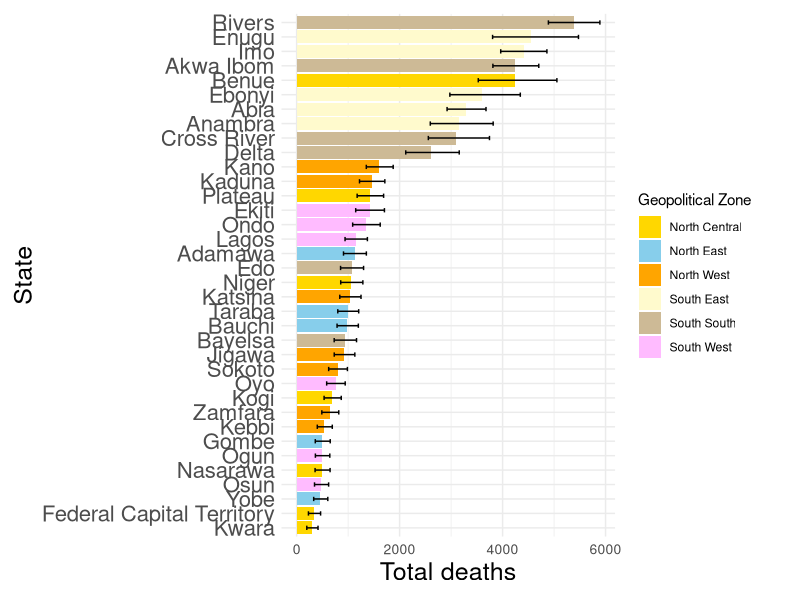
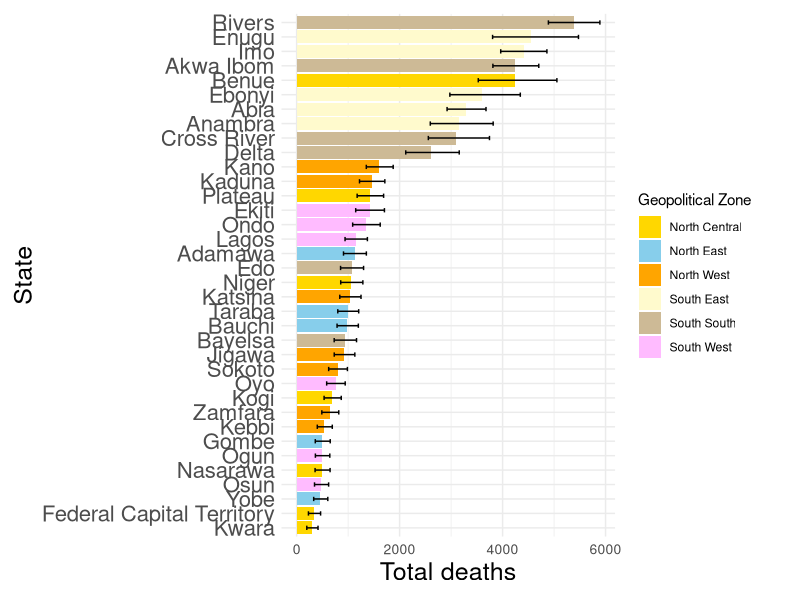

Write R code to recreate these figures, in order.
library(dplyr)
library(ggplot2)

# Read data
Total_deaths <- read.csv("output/Total_deaths.csv")

# Geopolitical zones lookup table
zones <- data.frame(
  state = c(
    "Benue","Kogi","Kwara","Nasarawa","Niger","Plateau","Federal Capital Territory",
    "Adamawa","Bauchi","Borno","Gombe","Taraba","Yobe",
    "Jigawa","Kaduna","Kano","Katsina","Kebbi","Sokoto","Zamfara",
    "Abia","Anambra","Ebonyi","Enugu","Imo",
    "Akwa Ibom","Bayelsa","Cross River","Delta","Edo","Rivers",
    "Ekiti","Lagos","Ogun","Ondo","Osun","Oyo"
    ),
  Zone = c(
    rep("North Central", 7),
    rep("North East", 6),
    rep("North West", 7),
    rep("South East", 5),
    rep("South South", 6),
    rep("South West", 6)
  )
)

# Merge zones into Total_deaths
Total_deaths <- left_join(Total_deaths, zones, by = "state")

# Order by median deaths
Total_deaths <- Total_deaths %>%
arrange(total_Median)

# Zone colours

zone_cols <- c(
  "North Central" = "gold",
  "North East" = "skyblue",
  "North West" = "orange",
  "South East" = "lemonchiffon",
  "South South" = "wheat3",
  "South West" = "plum1"
)

# Plot
p <- ggplot(
  Total_deaths,
  aes(
    x = reorder(state, total_Median),
    y = total_Median,
    fill = Zone
  )
) +
geom_col() +
geom_errorbar(
  aes(ymin = total_LL, ymax = total_UL),
  width = 0.3,
  colour = "black"
) +
coord_flip() +
scale_fill_manual(values = zone_cols) +
labs(
  x = "State",
  y = "Total deaths",
  fill = "Geopolitical Zone"
) +
theme_minimal() +
theme(
  plot.margin = margin(10, 30, 10, 10),
  axis.text.y = element_text(size = 16),
  axis.text.x = element_text(size = 10),
  axis.title.x = element_text(size = 18),
  axis.title.y = element_text(size = 18)
)

# Display plot
print(p)

# Save plot
ggsave("Total_deaths_map.jpeg",
  plot = p,
  width = 12,
  height = 10,
  dpi = 300
)
